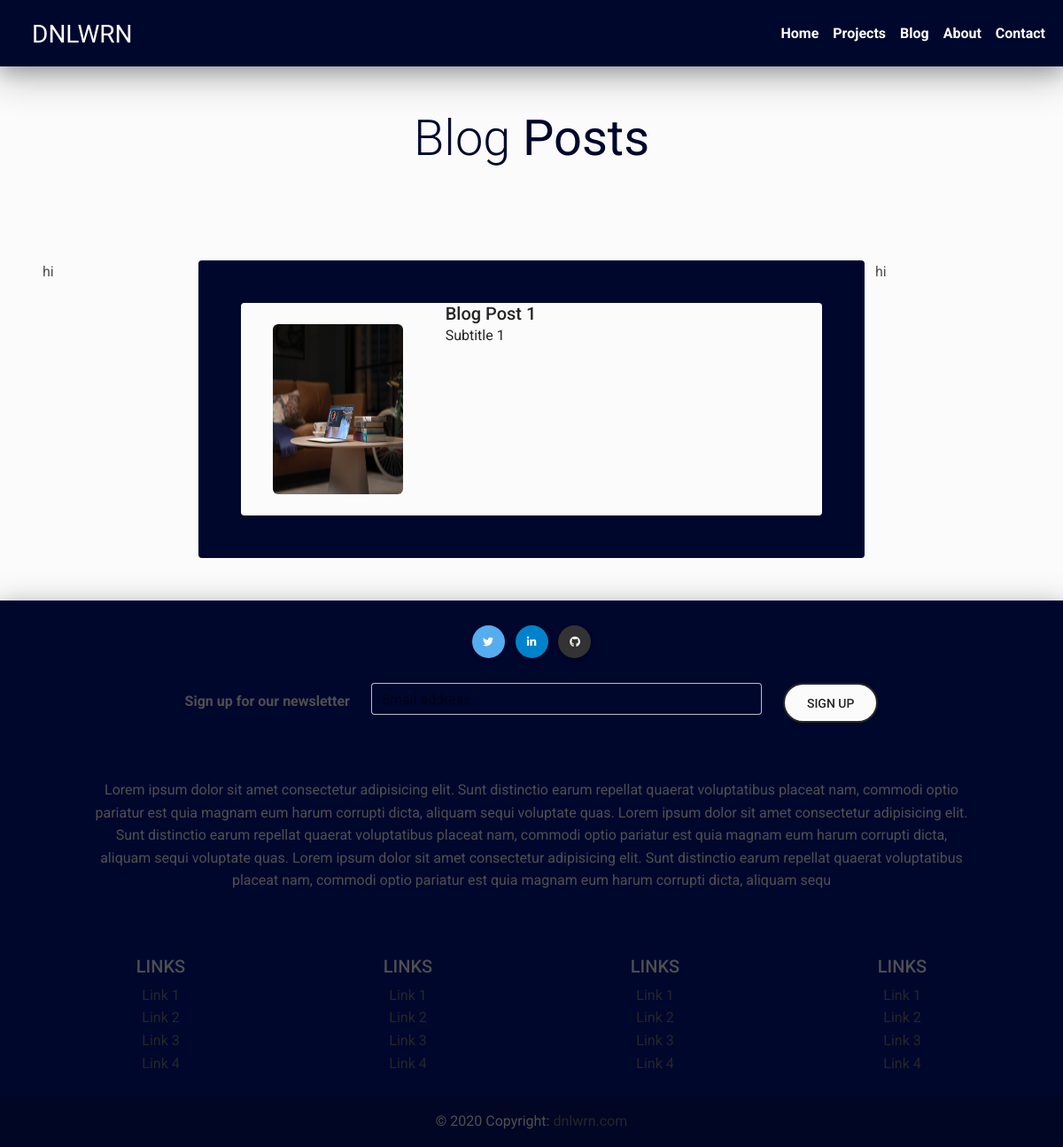
/blog/, run on an earlier commit of the app's database.
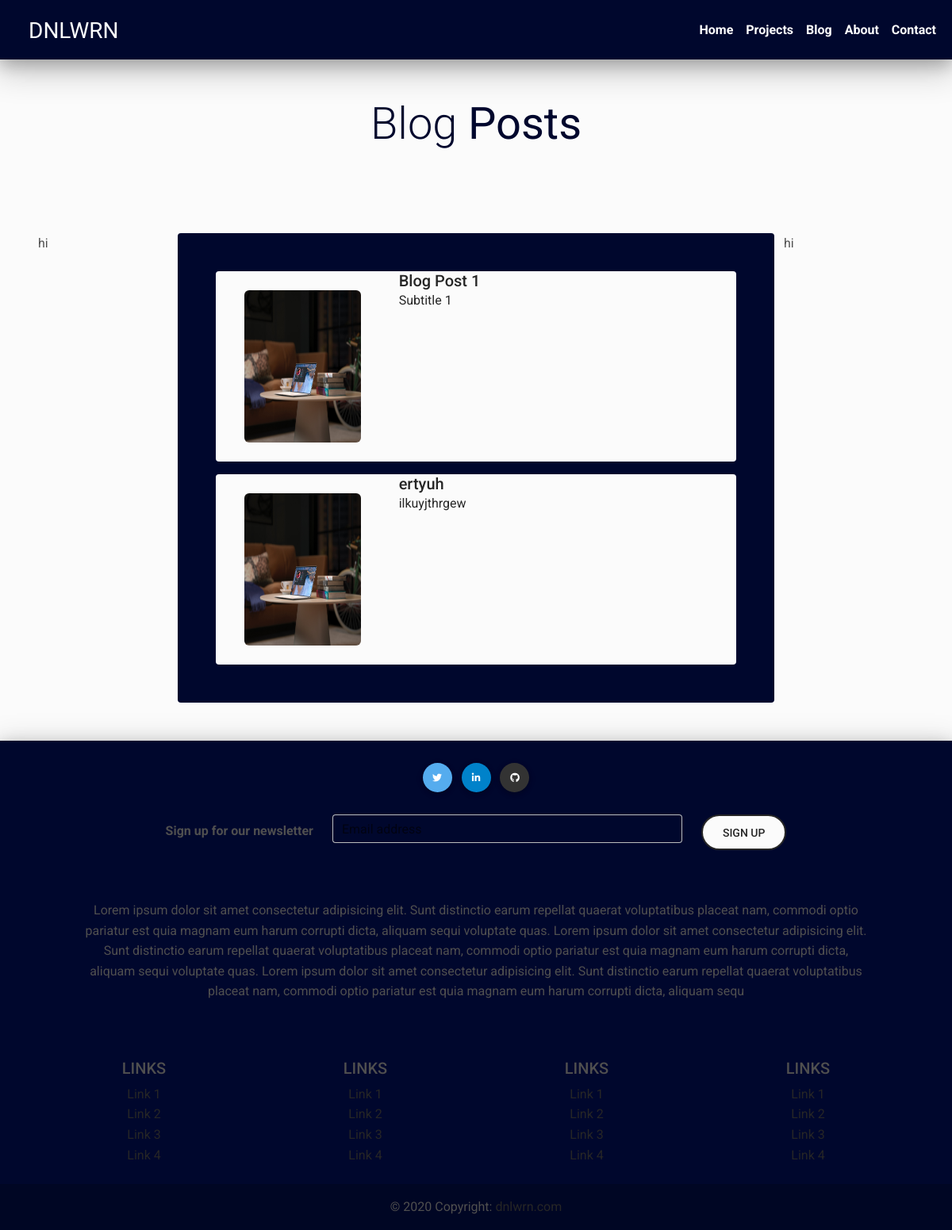
And on a later commit of the database.
### PortfolioApp/models.py (models this page shows, shortened)
class BlogPost(models.Model):
    date = models.DateField(auto_now_add=False)
    time = models.TimeField(auto_now_add=False)
    type = models.CharField(max_length=25, choices=PostTypes, default=' ')
    title = models.CharField(max_length=50, default=' ')
    subTitle = models.CharField(max_length=50, default=' ')
    content = models.TextField()

### PortfolioApp/views.py (the view)
# urls.py: 2. Add a URL to urlpatterns:  path('blog/', include('blog.urls'))
def blog(request):
    posts = BlogPost.objects.all()
    content = {'posts': posts}
    return render(request, 'portfolio/blog.html', content)

### Portfolio/templates/portfolio/blog.html (shortened to what this page needs)
{% extends "portfolio_base.html" %}
{% block content %}
    <div class="shadow-5-strong bg-light">
      <h2 style="color: #00072D;" class="display-4 text-center py-5">Blog <strong>Posts</strong></h2>
        <div class="row p-5">
            <div class="col-2">
                <p>hi</p>
            </div>
            <div style="background-color: #00072D;" class="col-8 rounded">
                <div class="row row-cols-1 row-cols-md-1 g-3 p-5 overflow-hidden">
                    {% for post in posts %}
                        {% include 'portfolio/blog_post.html' %}
                    {% endfor %}
              </div>
            </div>
            <div class="col-2">
                <p>hi</p>
            </div>
        </div>
    </div>
{% endblock %}

### Portfolio/templates/portfolio_base.html (shortened to what this page needs)
{% load static %}
<!DOCTYPE html>
<html lang="en">
	<head>
		<link rel="stylesheet" href="https://use.fontawesome.com/releases/v5.15.2/css/all.css" />
		<link rel="stylesheet" href = "{% static '/css/mdb.min.css' %}" />
	</head>
	<header>
        <nav class="navbar navbar-expand-lg sticky-top shadow-5-strong" style="background-color: #00072D">
          <div class="container-fluid">
            <a class="navbar-brand fs-3 pt-2 ps-4 text-start" href="#" style="color:#fff; font-family: 'Josefin Sans', sans-serif;">
              DNLWRN
            </a>
            <div class="collapse navbar-collapse text-center" id="navbarRightAlignExample">
              <ul class="navbar-nav ms-auto mb-2 mb-lg-0">
                <li class="nav-item">
                  <a class="nav-link active" aria-current="page" href="{% url 'index' %}" style="color: #fff" onMouseOver="this.style.color='#70161E'" onMouseOut="this.style.color='#fff'"><strong>Home</strong></a>
                </li>
                <li class="nav-item">
                  <a class="nav-link" href="{% url 'projects' %}" style="color: #fff" onMouseOver="this.style.color='#70161E'" onMouseOut="this.style.color='#fff'"><strong>Projects</strong></a>
                </li>
                <li class="nav-item">
                  <a class="nav-link" href="{% url 'blog' %}" style="color: #fff" onMouseOver="this.style.color='#70161E'" onMouseOut="this.style.color='#fff'"><strong>Blog</strong></a>
                </li>
                <li class="nav-item">
                  <a class="nav-link" href="{% url 'about' %}" style="color: #fff" onMouseOver="this.style.color='#70161E'" onMouseOut="this.style.color='#fff'"><strong>About</strong></a>
                </li>
                <li class="nav-item">
                  <a class="nav-link" href="{% url 'contact' %}" tabindex="-1" aria-disabled="false"
                  style="color: #fff" onMouseOver="this.style.color='#70161E'" onMouseOut="this.style.color='#fff'"><strong>Contact</strong></a
                  >
                </li>
              </ul>
            </div>
          </div>
        </nav>
	</header>
	<body id="body" style="overflow: none;">
		<div class="checkbook-container">
			{% block content %}{% endblock %}
		</div>
        <footer class="text-center shadow-5-strong" style="background-color: #00072D">
          <div class="container p-4">
            <section class="mb-4">
              <a class="btn btn-primary btn-floating m-1" style="background-color: #55acee" href="#!" role="button"><i class="fab fa-twitter"></i></a>
              <a class="btn btn-primary btn-floating m-1" style="background-color: #0082ca" href="#!" role="button"><i class="fab fa-linkedin-in"></i></a>
              <a class="btn btn-primary btn-floating m-1" style="background-color: #333333" href="#!" role="button"><i class="fab fa-github"></i></a>
            </section>
            <section class="">
              <form action="">
                <div class="row d-flex justify-content-center">
                  <div class="col-auto">
                    <p class="pt-2">
                      <strong>Sign up for our newsletter</strong>
                    </p>
                  </div>
                  <div class="col-md-5 col-12">
                    <div class="form-outline mb-4">
                      <input type="email" id="form5Example2" class="form-control" />
                      <label class="form-label" for="form5Example2">Email address</label>
                    </div>
                  </div>
                  <div class="col-auto">
                    <button
                    type="button"
                    class="btn btn-lg btn-light btn-outline-dark btn-rounded"
                    data-mdb-toggle="popover"
                    data-mdb-trigger="focus"
                    data-mdb-placement="top"
                    data-mdb-content="Weekly Blog Updates, Project Prograssion, and Meetups."
                  >
                    SIGN UP
                  </button>
                  </div>
                </div>
              </form>
            </section>
            <section class="mb-4">
              <p class="p-5">
                Lorem ipsum dolor sit amet consectetur adipisicing elit. Sunt
                distinctio earum repellat quaerat voluptatibus placeat nam,
                commodi optio pariatur est quia magnam eum harum corrupti dicta,
                aliquam sequi voluptate quas.
                  Lorem ipsum dolor sit amet consectetur adipisicing elit. Sunt
                distinctio earum repellat quaerat voluptatibus placeat nam,
                commodi optio pariatur est quia magnam eum harum corrupti dicta,
                aliquam sequi voluptate quas.
                  Lorem ipsum dolor sit amet consectetur adipisicing elit. Sunt
                distinctio earum repellat quaerat voluptatibus placeat nam,
                commodi optio pariatur est quia magnam eum harum corrupti dicta,
                aliquam sequ
              </p>
            </section>
            <section class="">
              <div class="row">
                <div class="col-lg-3 col-md-6 mb-4 mb-md-0">
                  <h5 class="text-uppercase">Links</h5>
                  <ul class="list-unstyled mb-0">
                    <li>
                      <a href="#!" class="text-dark">Link 1</a>
                    </li>
                    <li>
                      <a href="#!" class="text-dark">Link 2</a>
                    </li>
                    <li>
                      <a href="#!" class="text-dark">Link 3</a>
                    </li>
                    <li>
                      <a href="#!" class="text-dark">Link 4</a>
                    </li>
                  </ul>
                </div>
                <div class="col-lg-3 col-md-6 mb-4 mb-md-0">
                  <h5 class="text-uppercase">Links</h5>
                  <ul class="list-unstyled mb-0">
                    <li>
                      <a href="#!" class="text-dark">Link 1</a>
                    </li>
                    <li>
                      <a href="#!" class="text-dark">Link 2</a>
                    </li>
                    <li>
                      <a href="#!" class="text-dark">Link 3</a>
                    </li>
                    <li>
                      <a href="#!" class="text-dark">Link 4</a>
                    </li>
                  </ul>
                </div>
                <div class="col-lg-3 col-md-6 mb-4 mb-md-0">
                  <h5 class="text-uppercase">Links</h5>
                  <ul class="list-unstyled mb-0">
                    <li>
                      <a href="#!" class="text-dark">Link 1</a>
                    </li>
                    <li>
                      <a href="#!" class="text-dark">Link 2</a>
                    </li>
                    <li>
                      <a href="#!" class="text-dark">Link 3</a>
                    </li>
                    <li>
                      <a href="#!" class="text-dark">Link 4</a>
                    </li>
                  </ul>
                </div>
                <div class="col-lg-3 col-md-6 mb-4 mb-md-0">
                  <h5 class="text-uppercase">Links</h5>
                  <ul class="list-unstyled mb-0">
                    <li>
                      <a href="#!" class="text-dark">Link 1</a>
                    </li>
                    <li>
                      <a href="#!" class="text-dark">Link 2</a>
                    </li>
                    <li>
                      <a href="#!" class="text-dark">Link 3</a>
                    </li>
                    <li>
                      <a href="#!" class="text-dark">Link 4</a>
                    </li>
                  </ul>
                </div>
              </div>
            </section>
          </div>
          <div class="text-center p-3" style="background-color: rgba(0, 0, 0, 0.2)">
            © 2020 Copyright:
            <a class="text-dark" href="https://mdbootstrap.com/">dnlwrn.com</a>
          </div>
          </footer>
      </body>
  </html>

### Portfolio/templates/portfolio/blog_post.html
{% load static %}
  <div class="col">
    <div class="row bg-light rounded">
        <div class="col-4">
          <image
              src = "../../static/img/banner1.jpg"
              class = "img-fluid p-4"
              alt = "Project Image Card"
              style = "width: 15em; height: 15em; border-radius: 30px; ">
          </image>
        </div>
        <div class="col-8">
            <h5 class="card-title text-dark m-0"> {{ post.title }} </h5>
            <p class="card-text text-dark">
              {{ post.subTitle }}
            </p>
        </div>
    </div>
  </div>

What changed in the data, as far as the page shows it:
added BlogPost: title "ertyuh", subTitle "ilkuyjthrgew"
